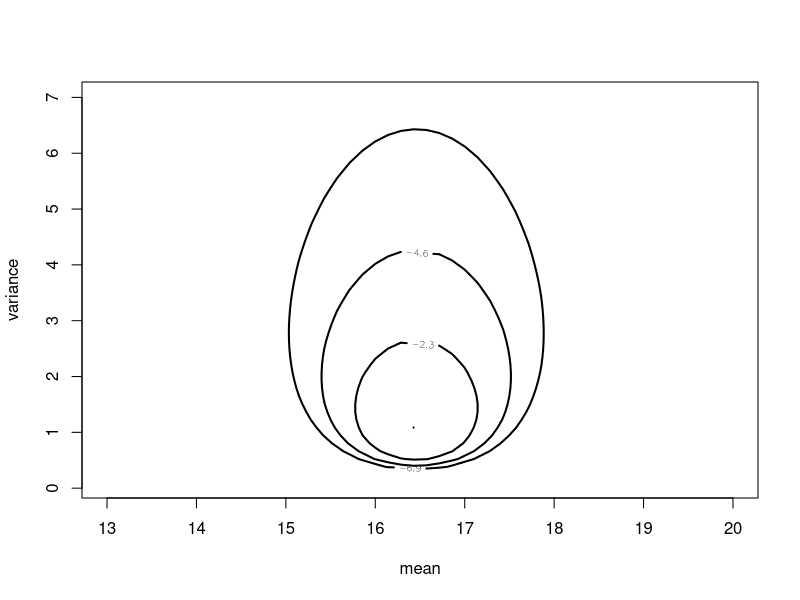
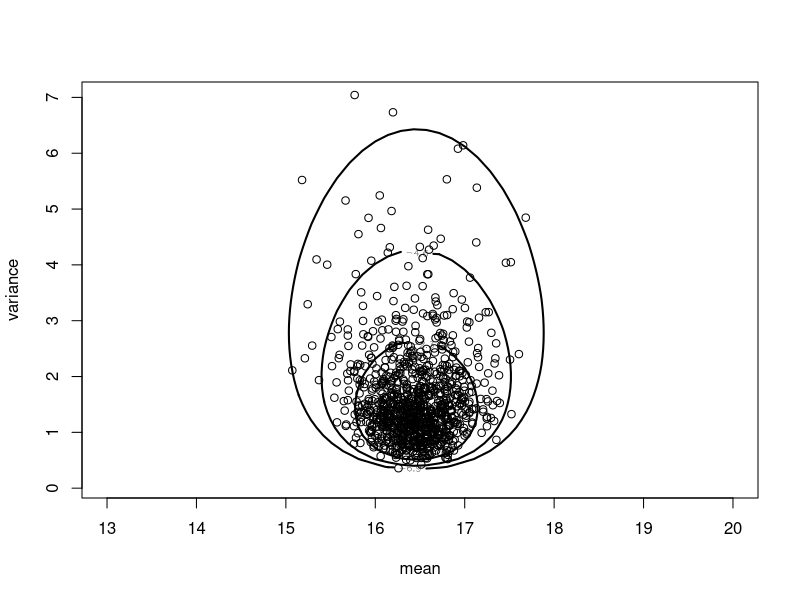
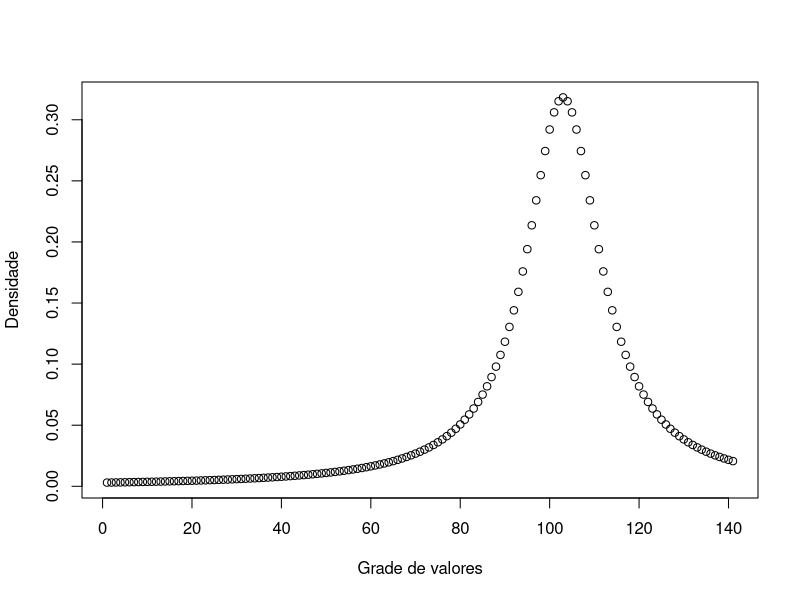

The R script that drew these images, in order:
## ---- chunk 1
library(LearnBayes)

x <- c(16.6,16.4,17.3,14.5,15.3,15.2,18.1,17.6,17.6,16.3,15.4,17.2)

sd<-normpostsim(x,prior=NULL,m=1000)


d <- mycontour(normchi2post, c(13,20, 0.1, 7), x,xlab="mean",ylab="variance")
S = sum((x - mean(x))^2)
n = length(x)
sigma2 = S/rchisq(1000, n - 1)
## ---- chunk 2
d <- mycontour(normchi2post, c(13,20, 0.1, 7), x,xlab="mean",ylab="variance")
mu = rnorm(1000, mean = mean(x), sd = sqrt(sigma2)/sqrt(n))
points(mu, sigma2)
## ---- chunk 3
quantile(mu, c(0.05, 0.95))
## ---- chunk 4
quantile(sqrt(sigma2), c(0.05, 0.95))
## ---- chunk 5
x <- seq(from=-2,to=12,by=0.1)
## ---- chunk 6
y <- c(0,10,9,8,11,3,3,8,8,11)

prod <- rep(0,141)
for(j in 1:141){
  for (i in 1:10){
    prod[j] <- prod[j] + 1/(1+(y[i]-x[j])^2)
  }
}
plot(dcauchy(x,8.2,1),xlab="Grade de valores",ylab="Densidade")
